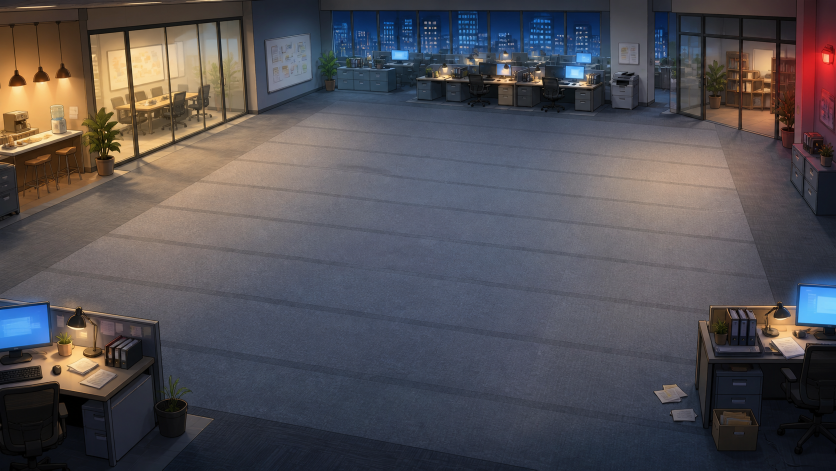
#> input picture art/source/backgrounds/battlefield_office_candidate_01_b1d2b92a.png, 1672 x 941 px (shown at 1/2 size)
$ python build-background-assets.py
#> lines starting #> are read from the running program, lines starting #| are printed output that depends on the picture
#> in main, source is the input picture: PIL image 1672x941 RGB; mean R, G, B 82.9, 79.6, 84
#!/usr/bin/env python3
"""Create the review-runtime office background without changing its source."""
from __future__ import annotations

from pathlib import Path
from PIL import Image, ImageDraw

ROOT = Path(__file__).resolve().parents[1]
SOURCE = ROOT / 'art/source/backgrounds/battlefield_office_candidate_01_b1d2b92a.png'
OUTPUT = ROOT / 'public/assets/candidates/backgrounds/battlefield_office_v1_review.png'
REVIEW = ROOT / 'art/review/background_candidates_contact_sheet.png'
TARGET = (1920, 1080)


def cover(image: Image.Image, size: tuple[int, int]) -> Image.Image:
#> called with size = (1920, 1080)
    factor = max(size[0] / image.width, size[1] / image.height)
#> factor = 1.15
    scaled = image.resize((round(image.width * factor), round(image.height * factor)), Image.Resampling.LANCZOS)
    left = (scaled.width - size[0]) // 2
#> left = 0
    top = (scaled.height - size[1]) // 2
#> top = 0
    return scaled.crop((left, top, left + size[0], top + size[1]))


def main() -> None:
    source = Image.open(SOURCE).convert('RGB')
    output = cover(source, TARGET)
    OUTPUT.parent.mkdir(parents=True, exist_ok=True)
    output.save(OUTPUT, optimize=True)

    # A one-candidate review image is still generated, so reviewers always have
    # a stable place to compare later alternatives.
    contact = output.resize((960, 540), Image.Resampling.LANCZOS).convert('RGB')
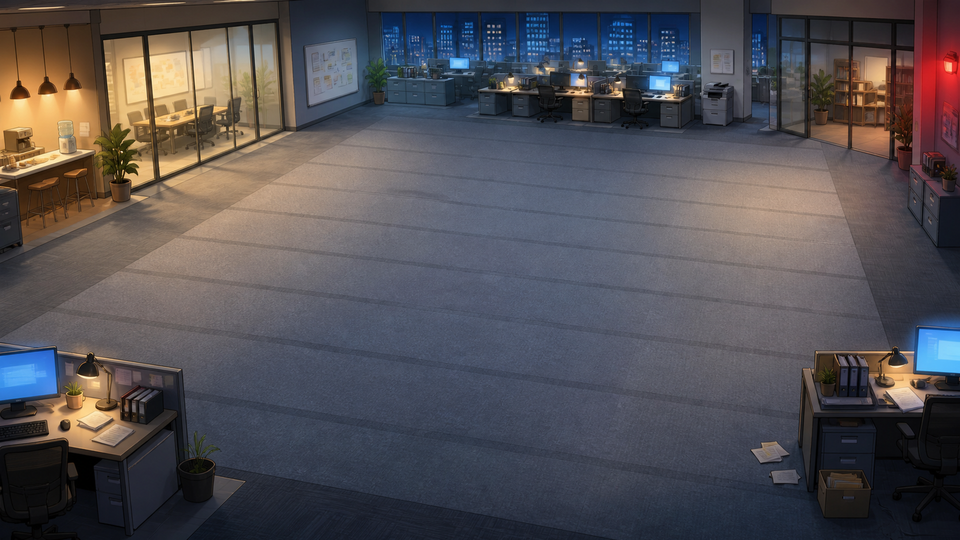
#> contact: PIL image 960x540 RGB; mean R, G, B 83, 79.6, 84
    draw = ImageDraw.Draw(contact)
    draw.rounded_rectangle((18, 18, 404, 58), radius=10, fill=(19, 29, 42))
    draw.text((32, 30), 'BACKGROUND-OFFICE-CANDIDATE-01', fill=(222, 238, 250))
    REVIEW.parent.mkdir(parents=True, exist_ok=True)
    contact.save(REVIEW, optimize=True)
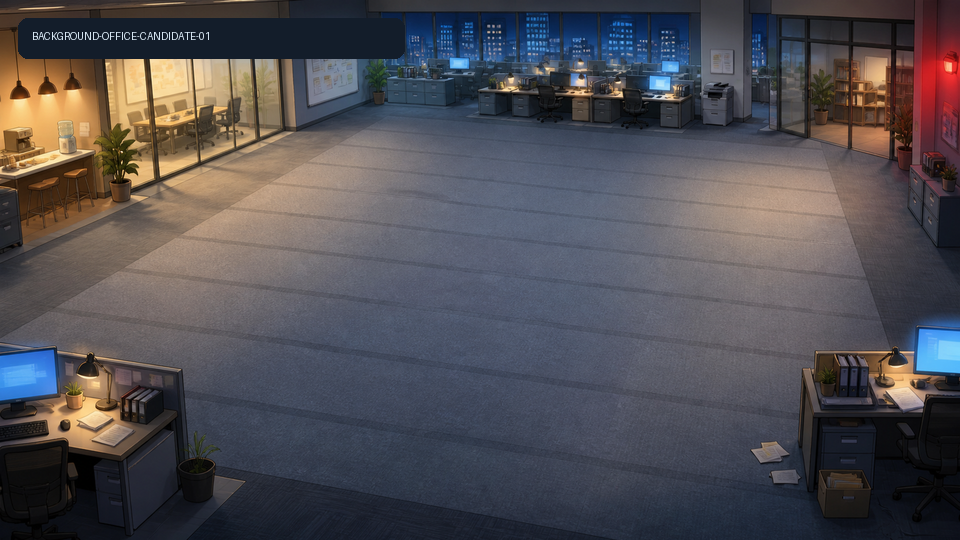
#> saved as background_candidates_contact_sheet.png: PIL image 960x540 RGB; mean R, G, B 81.1, 78.3, 83.3
    print(f'{OUTPUT.relative_to(ROOT)}: {output.width}x{output.height}')
#| public/assets/candidates/backgrounds/battlefield_office_v1_review.png: 1920x1080


if __name__ == '__main__':
    main()

$ run again, with art/source/backgrounds/office_battlefield_v2_source_542b07a613e5.png copied over art/source/backgrounds/battlefield_office_candidate_01_b1d2b92a.png
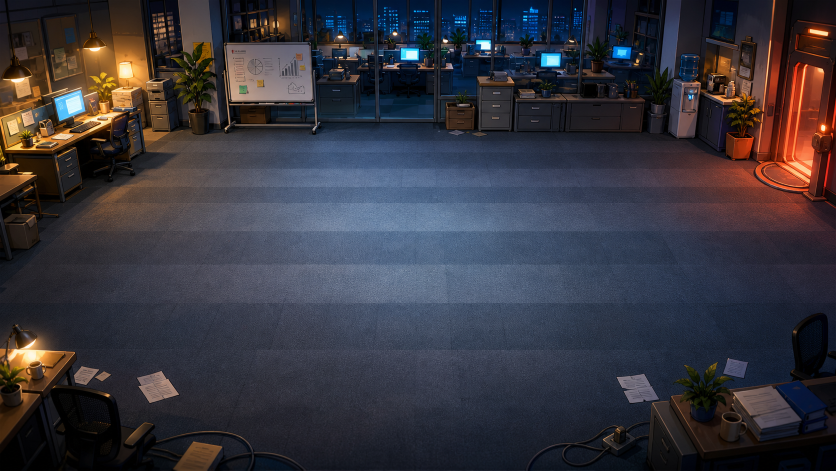
#> input picture art/source/backgrounds/office_battlefield_v2_source_542b07a613e5.png, 1672 x 941 px (shown at 1/2 size)
#> in main, source is the input picture: PIL image 1672x941 RGB; mean R, G, B 54.9, 53.2, 61.4
#> in main, `contact = output.resize((960, 540), Image.Resampling.LANCZOS).convert(..`:
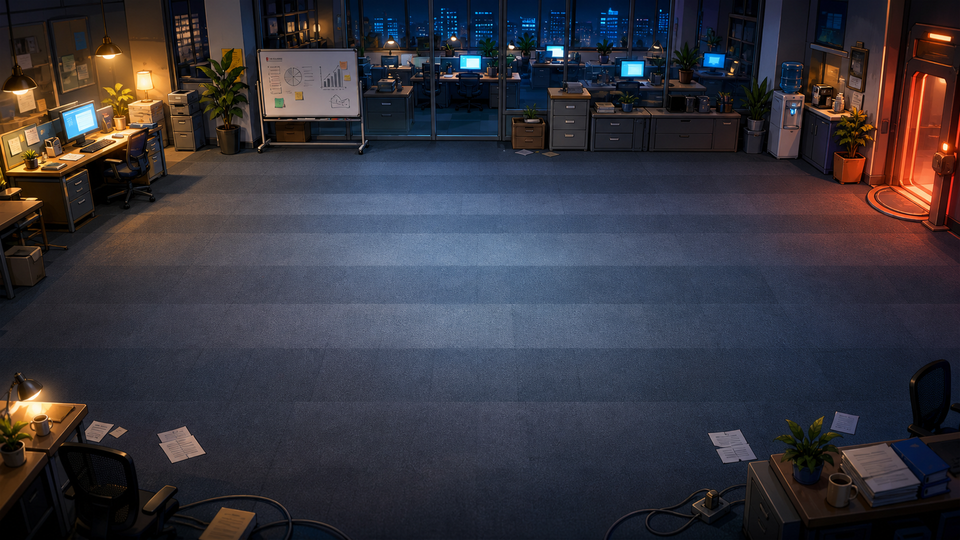
#> contact: PIL image 960x540 RGB; mean R, G, B 54.9, 53.2, 61.4
#> in main, `contact.save(REVIEW, optimize=True)`:
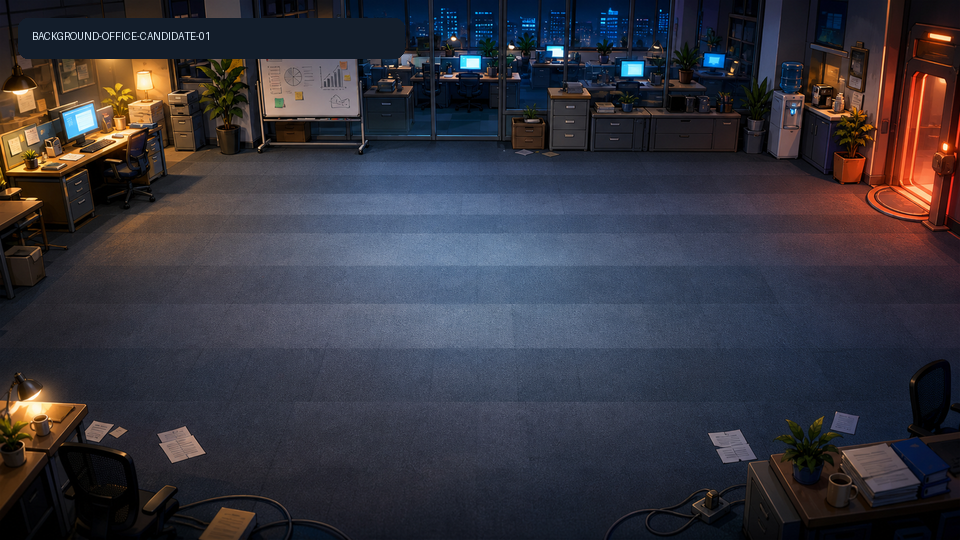
#> saved as background_candidates_contact_sheet.png: PIL image 960x540 RGB; mean R, G, B 54, 52.9, 61.6
#| public/assets/candidates/backgrounds/battlefield_office_v1_review.png: 1920x1080
